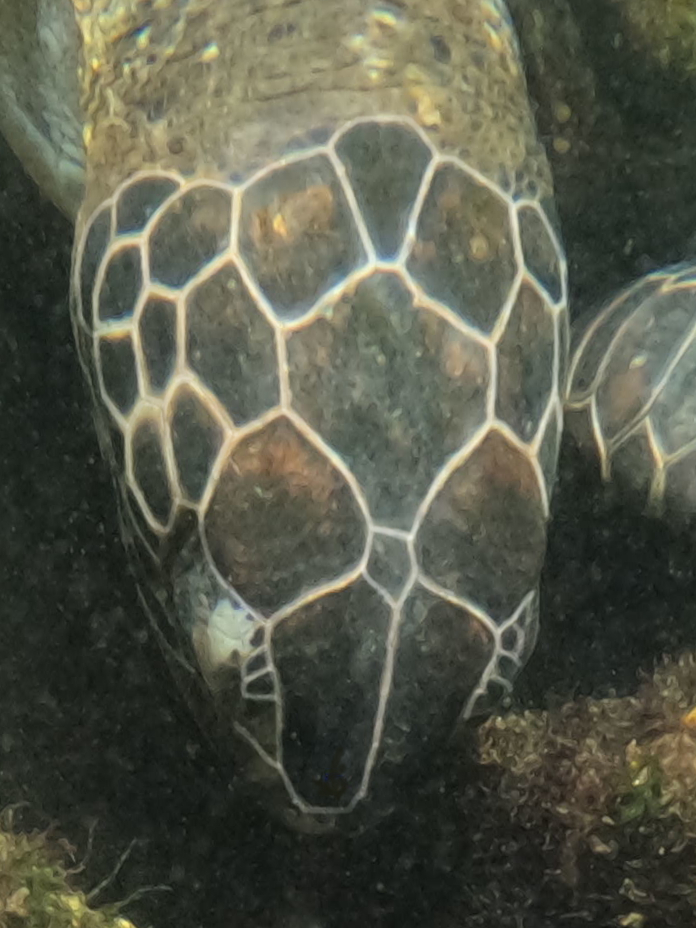
#> input picture notebooks/imgs/imgs_sel/tartaruga1A.JPG, 696 x 928 px
$ jupyter execute sift.ipynb
#> lines starting #> are read from the running program, lines starting #| are printed output that depends on the picture
[cell 1]
import cv2
import matplotlib.pyplot as plt
import numpy as np

[cell 2]
data_path = "../imgs/imgs_sel/"

[cell 3]
image_path_1 = data_path + "tartaruga1A.JPG"
# image_path_2 = data_path + "tartaruga1B.JPG"
image_path_2 = data_path + "tartaruga2.JPG"

[cell 4]
def treat_image(img):
    # img_gray = cv2.cvtColor(img, cv2.COLOR_BGR2GRAY)
    # img_gray = cv2.GaussianBlur(img_gray, (7,7), 0)
    # img_gray = cv2.Canny(img_gray, 30, 130, 3, L2gradient = False)

    return img

[cell 5]
img1 = cv2.imread(image_path_1)
#> img1 is the input picture: shape (928, 696, 3); mean B, G, R 72.9, 87.6, 85.4
input_image_1 = treat_image(img1)

[cell 6]
plt.imshow(input_image_1, cmap="gray")

[cell 7]
img2 = cv2.imread(image_path_2)
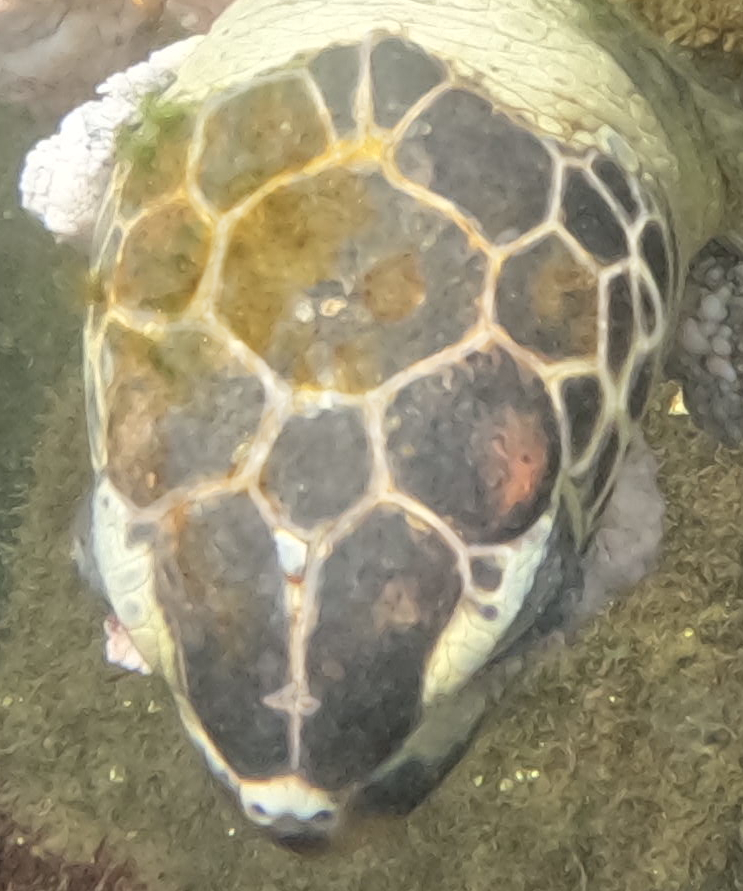
#> input picture notebooks/imgs/imgs_sel/tartaruga2.JPG, 743 x 891 px
#> img2 is the input picture: shape (891, 743, 3); mean B, G, R 117.1, 143.2, 150.7
input_image_2 = treat_image(img2)

[cell 8]
plt.imshow(input_image_2, cmap="gray")

[cell 9]
sift = cv2.SIFT_create()

[cell 10]
keypoints1, descriptors1 = sift.detectAndCompute(input_image_1, None)
#> keypoints1 = 1467 keypoints; strongest (x, y, size): (230, 630, 42.9), (637, 782, 3.3), (661, 851, 3.7), (477, 612, 8)
keypoints2, descriptors2 = sift.detectAndCompute(input_image_2, None)
#> keypoints2 = 1463 keypoints; strongest (x, y, size): (679, 407, 9.6), (282, 796, 36.9), (612, 699, 3.2), (231, 832, 3.8)

[cell 11]
FLAN_INDEX_KDTREE = 1
index_params = dict(algorithm = FLAN_INDEX_KDTREE, trees=5)
search_params = dict(checks=50)

[cell 12]
flann = cv2.FlannBasedMatcher(index_params, search_params)

[cell 13]
matches = flann.knnMatch(descriptors1, descriptors2, k=2)
#> matches = 1467 matches

[cell 14]
matchesMask = [[0,0] for i in range(len(matches))]
#> matchesMask = 1467 pairs, first value 0 to 0, second value 0 to 0

[cell 15]
for i,(m1, m2) in enumerate (matches):
    if m1.distance < 0.7 * m2.distance:
        matchesMask[i] = [1,0]
#> after the loop, matchesMask = 1467 pairs, first value 0 to 1, second value 0 to 0

[cell 16]
draw_params = dict(matchColor = (0,0,255), singlePointColor = (0,255,0), matchesMask = matchesMask, flags=2)
#> draw_params = 4 items

[cell 17]
good_matches = []

for m1, m2 in matches:
    if m1.distance < 0.8 * m2.distance:
        good_matches.append([m1])
#> after the loop, good_matches = 59 matches

[cell 18]
flann_matches = cv2.drawMatchesKnn(img1, keypoints1, img2, keypoints2, good_matches, None, flags=2)
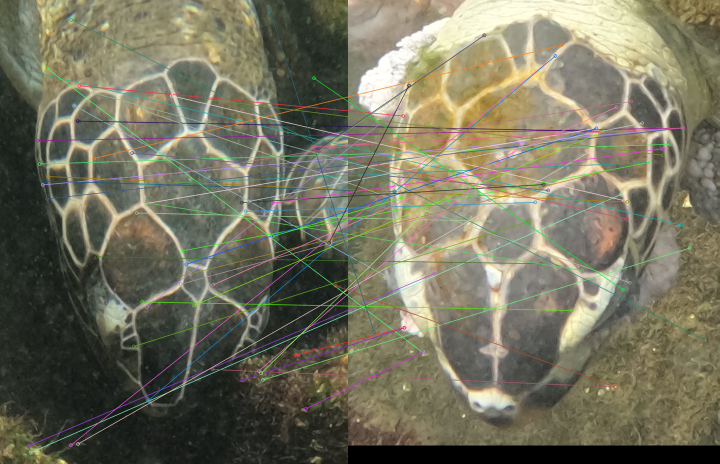
#> flann_matches: shape (928, 1439, 3) (shown at 1/2 size); mean B, G, R 94.6, 114.1, 116
print(len(good_matches))
#| 59
plt.imshow(flann_matches)
